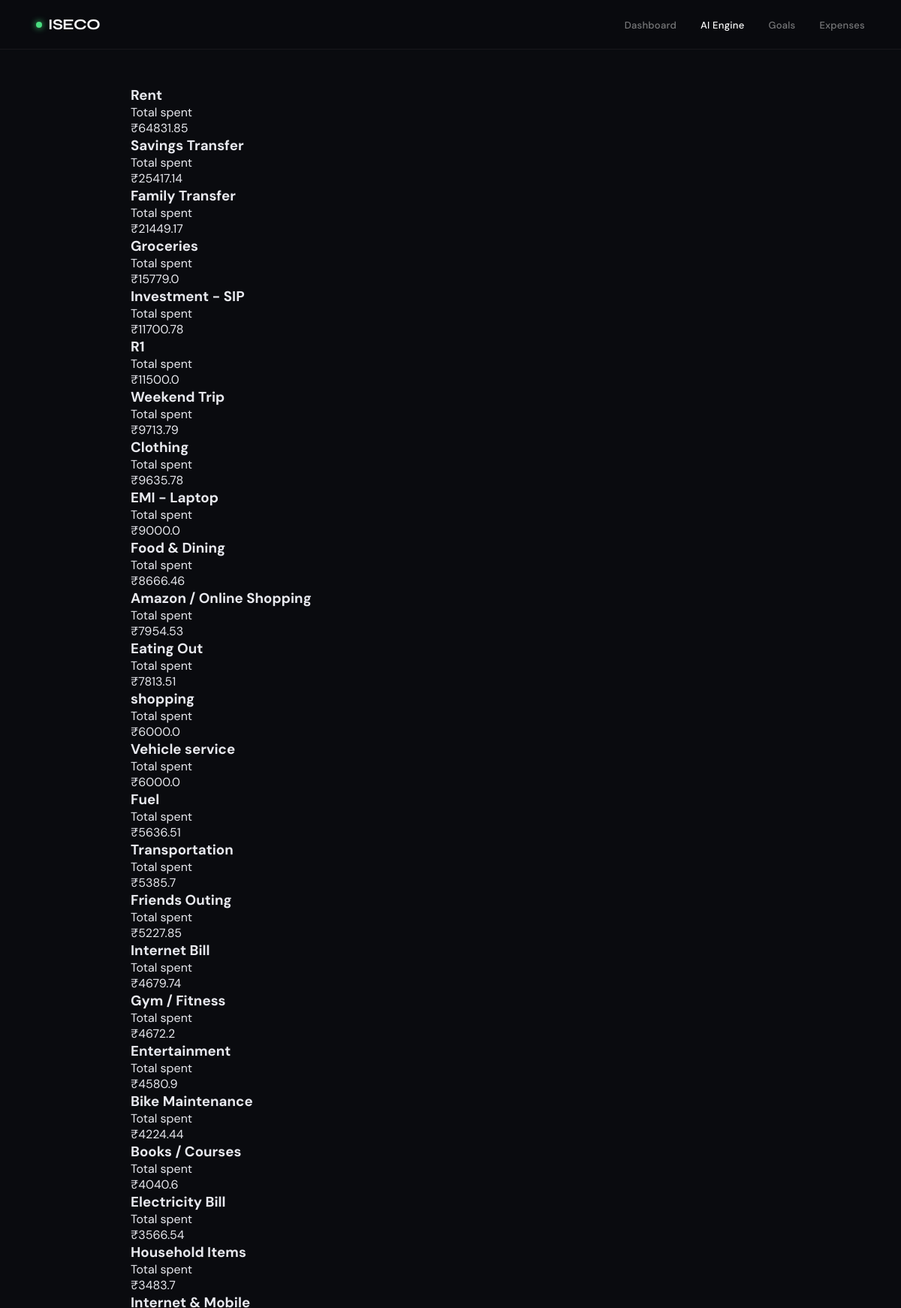
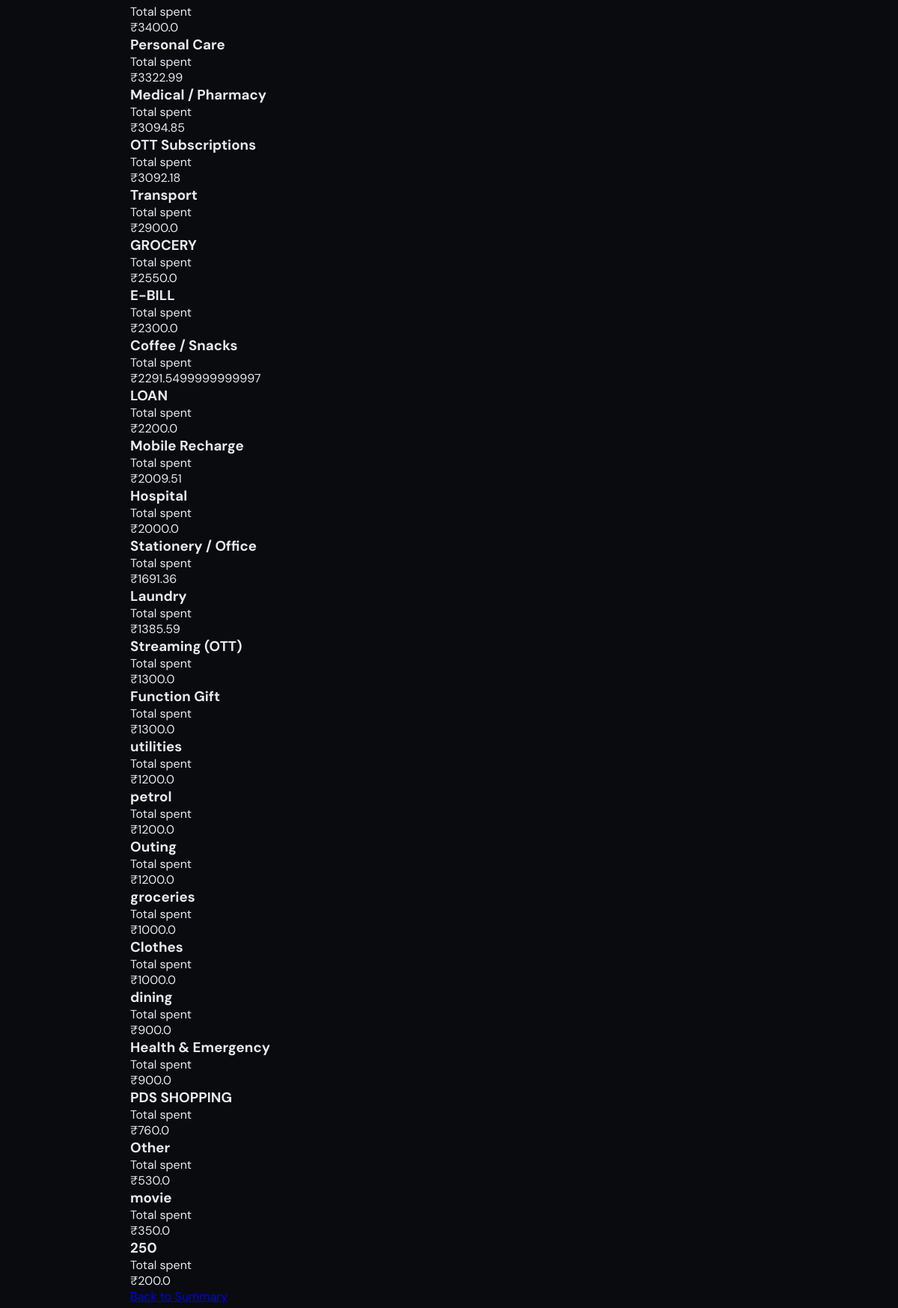
/analytics/categories/ (upper part), run on the app's committed database (2 pictures, top to bottom).
### expenses/models.py (models this page shows, shortened)
class Expense(models.Model):
    TYPE_CHOICES = [
        ('income', 'Income'),
        ('expense', 'Expense'),
    ]
    user = models.ForeignKey(User, on_delete=models.CASCADE)
    amount = models.FloatField()
    category = models.CharField(max_length=100)
    type = models.CharField(max_length=20, choices=TYPE_CHOICES)
    date = models.DateField()
    created_at = models.DateTimeField(auto_now_add=True)

### analytics/views.py (the view)
# urls.py: path('categories/', AnalyticsCategoryHTML.as_view(), name='analytics-category-html'),
class AnalyticsCategoryHTML(APIView):
    renderer_classes = [TemplateHTMLRenderer]
    template_name = "category.html"
    def get(self, request):
        category_data = (
            Expense.objects
            .filter(type="expense")
            .values("category")
            .annotate(total=Sum("amount"))
            .order_by("-total")
        )
        return Response({"categories": category_data})

### analytics/templates/category.html (shortened to what this page needs)
{% extends "base.html" %}
{% block content %}
<div class="card">
    <div class="list-card">
        {% for item in categories %}
        <article class="list-item">
            <div class="list-item-title">
                <div>
                    <h3>{{ item.category }}</h3>
                    <div class="list-item-meta">Total spent</div>
                </div>
                <span class="pill red">₹{{ item.total }}</span>
            </div>
        </article>
        {% empty %}
        <div class="empty-state">No expenses found for categories.</div>
        {% endfor %}
    </div>
    <a class="action-btn action-outline" href="/analytics/summary/">Back to Summary</a>
</div>
{% endblock %}

### data on the page
Expense: category "shopping", total "6000.0"
Expense: category "Vehicle service", total "6000.0"
Expense: category "Hospital", total "2000.0"
Expense: category "Function Gift", total "1300.0"
Expense: category "utilities", total "1200.0"
Expense: category "Outing", total "1200.0"
Expense: category "groceries", total "1000.0"
Expense: category "Clothes", total "1000.0"
Expense: category "Health & Emergency", total "900.0"
Expense: category "PDS SHOPPING", total "760.0"
Expense: category "movie", total "350.0"

### other printed values
{{ item.category }} "Rent" "Savings Transfer" "Family Transfer" "Groceries" "Investment - SIP" "R1" "Weekend Trip" "Clothing" "EMI - Laptop" "Food & Dining" "Amazon / Online Shopping" "Eating Out" "Fuel" "Transportation" "Friends Outing" "Internet Bill" "Gym / Fitness" "Entertainment" "Bike Maintenance" "Books / Courses" "Electricity Bill" "Household Items" "Internet & Mobile" "Personal Care" "Medical / Pharmacy" "OTT Subscriptions" "Transport" "GROCERY" "E-BILL" "Coffee / Snacks" "LOAN" "Mobile Recharge" "Stationery / Office" "Laundry" "Streaming (OTT)" "petrol" "dining" "Other" "250"
{{ item.total }} "64831.85" "25417.14" "21449.17" "15779.0" "11700.78" "11500.0" "9713.79" "9635.78" "9000.0" "8666.46" "7954.53" "7813.51" "5636.51" "5385.7" "5227.85" "4679.74" "4672.2" "4580.9" "4224.44" "4040.6" "3566.54" "3483.7" "3400.0" "3322.99" "3094.85" "3092.18" "2900.0" "2550.0" "2300.0" "2291.5499999999997" "2200.0" "2009.51" "1691.36" "1385.59" "1300.0" "1200.0" "900.0" "530.0" "200.0"
